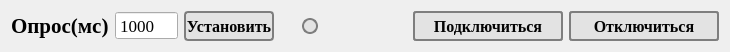
   <widget class="QWidget" name="layoutWidget">
    <property name="geometry">
     <rect>
      <x>11</x>
      <y>159</y>
      <width>730</width>
      <height>35</height>
     </rect>
    </property>
    <layout class="QHBoxLayout" name="horizontalLayout_2">
     <item>
      <widget class="QLabel" name="label_3">
       <property name="font">
        <font>
         <family>Times New Roman</family>
         <pointsize>16</pointsize>
         <bold>true</bold>
        </font>
       </property>
       <property name="text">
        <string>Опрос(мc)</string>
       </property>
      </widget>
     </item>
     <item>
      <widget class="QSpinBox" name="lineEdit_update_ms">
       <property name="font">
        <font>
         <family>Times New Roman</family>
         <pointsize>13</pointsize>
        </font>
       </property>
       <property name="alignment">
        <set>Qt::AlignmentFlag::AlignLeading|Qt::AlignmentFlag::AlignLeft|Qt::AlignmentFlag::AlignVCenter</set>
       </property>
       <property name="buttonSymbols">
        <enum>QAbstractSpinBox::ButtonSymbols::NoButtons</enum>
       </property>
       <property name="minimum">
        <number>200</number>
       </property>
       <property name="maximum">
        <number>100000</number>
       </property>
       <property name="value">
        <number>1000</number>
       </property>
      </widget>
     </item>
     <item>
      <widget class="QPushButton" name="pushButton_set_timer">
       <property name="minimumSize">
        <size>
         <width>0</width>
         <height>30</height>
        </size>
       </property>
       <property name="font">
        <font>
         <family>Times New Roman</family>
         <pointsize>12</pointsize>
         <bold>true</bold>
        </font>
       </property>
       <property name="styleSheet">
        <string notr="true">QPushButton{
	background-color: rgb(227, 227, 227);
	color: rgb(3, 3, 3);
	border: 2px solid rgb(126, 126, 126);
	border-radius: 4px
}

QPushButton:hover{
	background-color: rgb(252, 255, 216);
}</string>
       </property>
       <property name="text">
        <string>Установить</string>
       </property>
      </widget>
     </item>
     <item>
      <spacer name="horizontalSpacer_12">
       <property name="orientation">
        <enum>Qt::Orientation::Horizontal</enum>
       </property>
       <property name="sizeHint" stdset="0">
        <size>
         <width>40</width>
         <height>20</height>
        </size>
       </property>
      </spacer>
     </item>
     <item>
      <widget class="QPushButton" name="pushButton_upload">
       <property name="enabled">
        <bool>false</bool>
       </property>
       <property name="minimumSize">
        <size>
         <width>16</width>
         <height>16</height>
        </size>
       </property>
       <property name="maximumSize">
        <size>
         <width>16</width>
         <height>16</height>
        </size>
       </property>
       <property name="styleSheet">
        <string notr="true">QPushButton{
background-color: rgb(227, 227, 227);
	color: rgb(3, 3, 3);
	border: 2px solid rgb(126, 126, 126);
	border-radius: 8px
}
</string>
       </property>
       <property name="text">
        <string/>
       </property>
      </widget>
     </item>
     <item>
      <spacer name="horizontalSpacer_16">
       <property name="orientation">
        <enum>Qt::Orientation::Horizontal</enum>
       </property>
       <property name="sizeHint" stdset="0">
        <size>
         <width>40</width>
         <height>20</height>
        </size>
       </property>
      </spacer>
     </item>
     <item>
      <spacer name="horizontalSpacer_15">
       <property name="orientation">
        <enum>Qt::Orientation::Horizontal</enum>
       </property>
       <property name="sizeHint" stdset="0">
        <size>
         <width>40</width>
         <height>20</height>
        </size>
       </property>
      </spacer>
     </item>
     <item>
      <spacer name="horizontalSpacer_14">
       <property name="orientation">
        <enum>Qt::Orientation::Horizontal</enum>
       </property>
       <property name="sizeHint" stdset="0">
        <size>
         <width>40</width>
         <height>20</height>
        </size>
       </property>
      </spacer>
     </item>
     <item>
      <spacer name="horizontalSpacer_13">
       <property name="orientation">
        <enum>Qt::Orientation::Horizontal</enum>
       </property>
       <property name="sizeHint" stdset="0">
        <size>
         <width>40</width>
         <height>20</height>
        </size>
       </property>
      </spacer>
     </item>
     <item>
      <widget class="QPushButton" name="pushButton_set_device">
       <property name="minimumSize">
        <size>
         <width>150</width>
         <height>30</height>
        </size>
       </property>
       <property name="font">
        <font>
         <family>Times New Roman</family>
         <pointsize>12</pointsize>
         <bold>true</bold>
        </font>
       </property>
       <property name="styleSheet">
        <string notr="true">QPushButton{
	background-color: rgb(227, 227, 227);
	color: rgb(3, 3, 3);
	border: 2px solid rgb(126, 126, 126);
	border-radius: 3px
}

QPushButton:hover{
	background-color: rgb(30, 170, 14);
	color: rgb(255, 255, 255);
}</string>
       </property>
       <property name="text">
        <string>Подключиться</string>
       </property>
      </widget>
     </item>
     <item>
      <widget class="QPushButton" name="pushButton_unset_device">
       <property name="minimumSize">
        <size>
         <width>150</width>
         <height>30</height>
        </size>
       </property>
       <property name="font">
        <font>
         <family>Times New Roman</family>
         <pointsize>12</pointsize>
         <bold>true</bold>
        </font>
       </property>
       <property name="styleSheet">
        <string notr="true">QPushButton{
	background-color: rgb(227, 227, 227);
	color: rgb(3, 3, 3);
	border: 2px solid rgb(126, 126, 126);
	border-radius: 3px
}

QPushButton:hover{
	background-color: rgb(30, 170, 14);
	color: rgb(255, 255, 255);
}</string>
       </property>
       <property name="text">
        <string>Отключиться</string>
       </property>
      </widget>
     </item>
    </layout>
   </widget>
